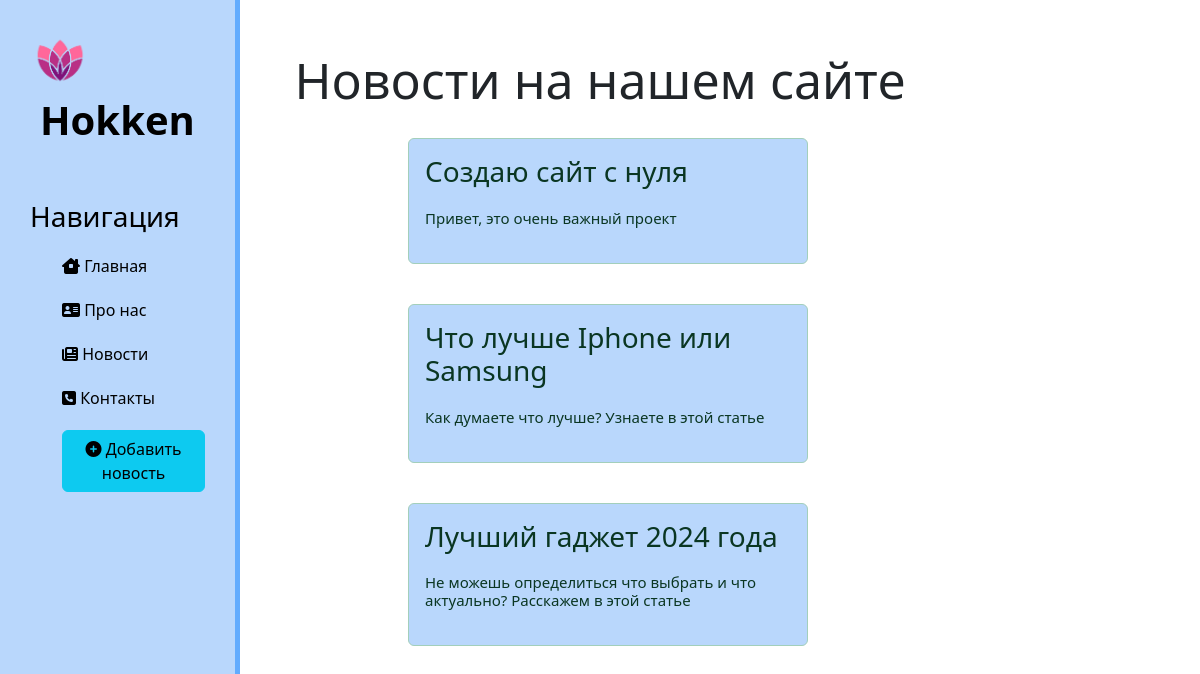
The page /news/ on the database as committed earlier.
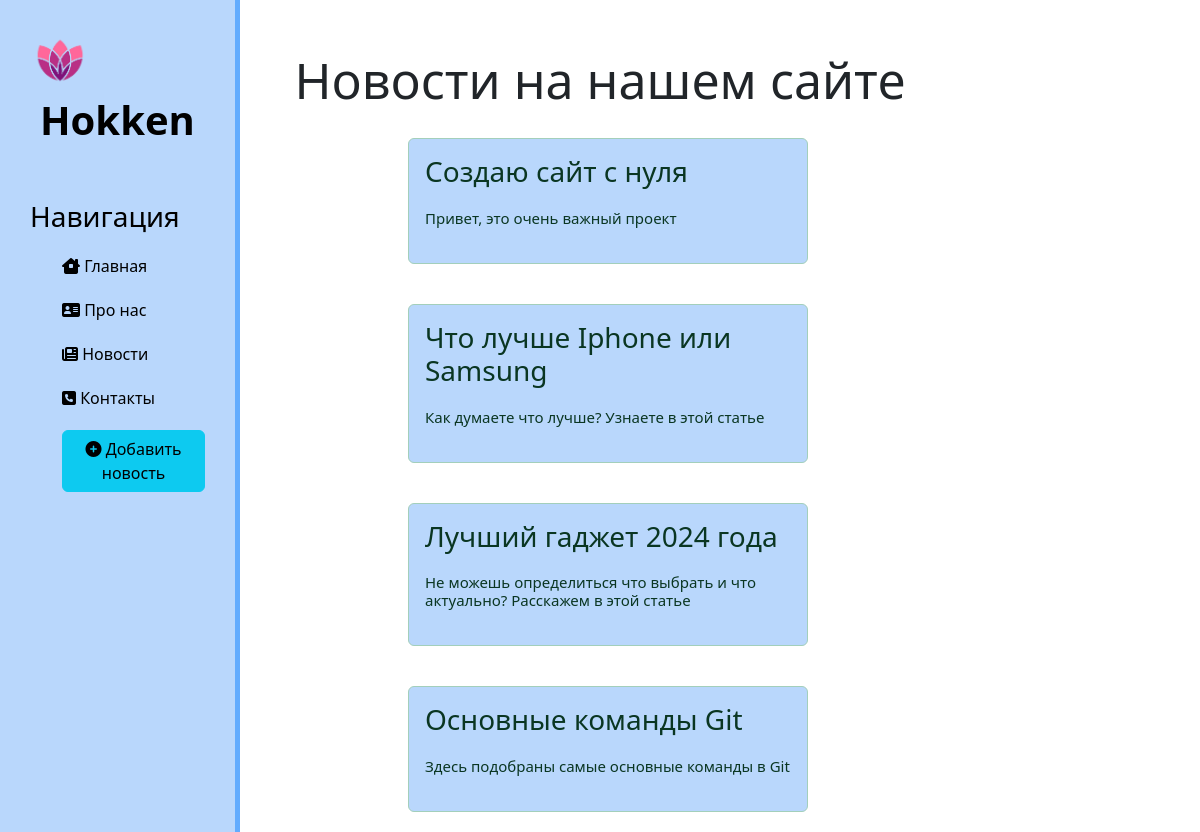
The same page on the database as committed later.
### news/models.py (models this page shows, shortened)
class Articles(models.Model):
  title = models.CharField("Название статьи", max_length=50)
  anons = models.CharField("Анонс", max_length=250)
  full_text = models.TextField("Статья")
  date = models.DateTimeField("Дата публикации")
  class Meta:
     verbose_name = 'Новость'
     verbose_name_plural = 'Новости'

### news/views.py (the view)
# urls.py: path('', views.news_home, name='news_home'),
def news_home(request):
  news = Articles.objects.all()
  return(render(request, 'news/news_home.html', {'news': news}))

### news/templates/news/news_home.html (shortened to what this page needs)
{% extends "hokken/shablon.html" %}
{% block content%}
  <div class='glavka'>
    <h1>Новости на нашем сайте<h1>
    {% for i in news %}
      <div class='alert alert-success'>
        <h3>{{ i.title }}</h3>
        <p>{{ i.anons }}</p>
      </div>
    {% endfor %}
  </div>
{% endblock %}

Rows that differ between the two databases and show on the page:
added Articles: title "Основные команды Git", anons "Здесь подобраны самые основные команды в Git"
